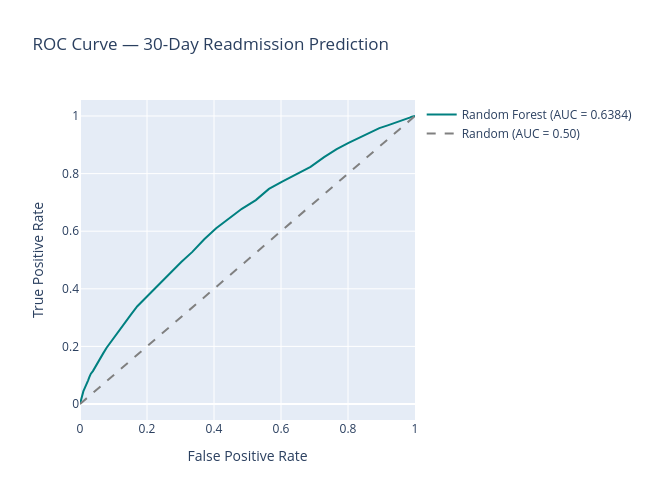

The notebook cell saved with this chart:
### Code cell
from sklearn.metrics import roc_curve

# Get ROC curve data
fpr, tpr, _ = roc_curve(y_test, rf2_probs)

import plotly.graph_objects as go

fig = go.Figure()
fig.add_trace(go.Scatter(x=fpr, y=tpr, mode='lines', 
                          name=f'Random Forest (AUC = {rf2_auc:.4f})',
                          line=dict(color='teal', width=2)))
fig.add_trace(go.Scatter(x=[0,1], y=[0,1], mode='lines',
                          name='Random (AUC = 0.50)',
                          line=dict(color='gray', dash='dash')))
fig.update_layout(
    title='ROC Curve — 30-Day Readmission Prediction',
    xaxis_title='False Positive Rate',
    yaxis_title='True Positive Rate',
    width=650, height=500
)
fig.show()
